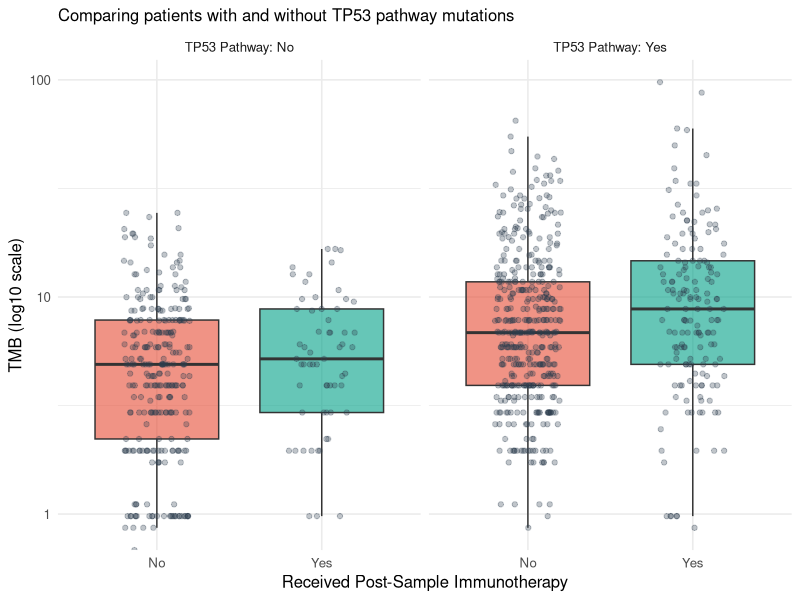
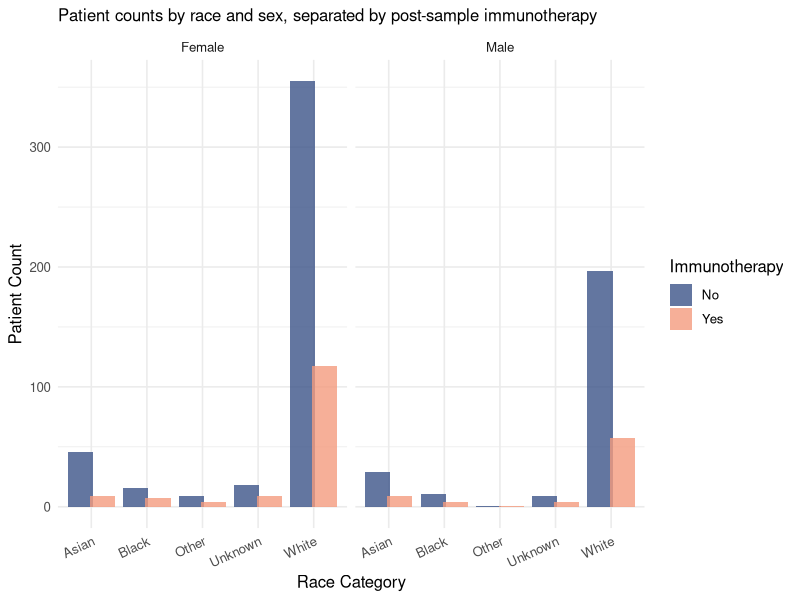
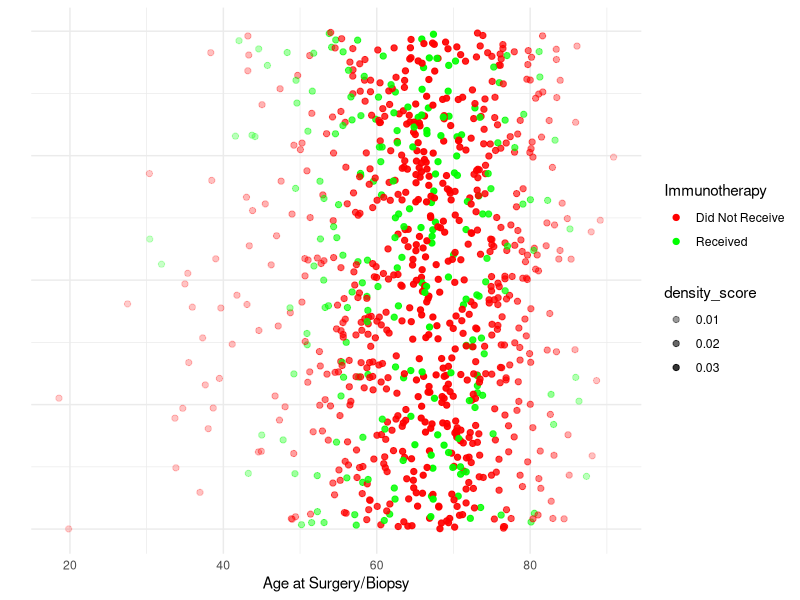

These charts were generated, in order, by the following R code:
## ---- chunk 1
#| echo: false
#| message: false
#| warning: false

library(tidyverse)

# Read the genomics and demographics dataset
genomics_data <- read_csv("demographics_genomics_912_dataset.csv")

# Plot 1: TMB by Immunotherapy status, faceted by TP53 Pathway
genomics_data |> 
  ggplot(aes(x = `Post Sample Immunotherapy`, y = `TMB (nonsynonymous)`, fill = `Post Sample Immunotherapy`)) +
  geom_boxplot(alpha = 0.6, outlier.shape = NA) +
  geom_jitter(width = 0.2, alpha = 0.3, color = "#2C3E50") +
  facet_wrap(~ `TP53 Pathway`, labeller = label_both) +
  scale_fill_manual(values = c("No" = "#E64B35FF", "Yes" = "#00A087FF")) +
  scale_y_log10() +
  labs(
    subtitle = "Comparing patients with and without TP53 pathway mutations",
    x = "Received Post-Sample Immunotherapy",
    y = "TMB (log10 scale)"
  ) +
  theme_minimal(base_size = 12) +
  theme(legend.position = "none")
## ---- chunk 2
#| echo: false
#| message: false
#| warning: false

# Plot 2: Counts of Race Category by Sex and Immunotherapy status
genomics_data |> 
  ggplot(aes(x = `Race Category`, fill = `Post Sample Immunotherapy`)) +
  geom_bar(position = position_dodge(width = 0.8), alpha = 0.8) +
  facet_wrap(~ Sex) +
  scale_fill_manual(values = c("No" = "#3C5488FF", "Yes" = "#F39B7FFF")) +
  labs(
    subtitle = "Patient counts by race and sex, separated by post-sample immunotherapy",
    x = "Race Category",
    y = "Patient Count",
    fill = "Immunotherapy"
  ) +
  theme_minimal(base_size = 12) +
  theme(axis.text.x = element_text(angle = 25, hjust = 1))
## ---- chunk 3
#| echo: false
#| message: false
#| warning: false

plot_data <- genomics_data |>
  mutate(
    Immunotherapy = case_when(
      `Post Sample Immunotherapy` == "Yes" ~ "Received",
      `Post Sample Immunotherapy` == "No" ~ "Did Not Receive",
      TRUE ~ NA_character_
    )
  )

age_density <- density(plot_data$`Age at Surgery/Biopsy`)

plot_data <- plot_data |>
  mutate(
    density_score = approx(age_density$x, age_density$y, xout = `Age at Surgery/Biopsy`)$y
  )

ggplot(plot_data, aes(x = `Age at Surgery/Biopsy`, y = 0, color = Immunotherapy, alpha = density_score)) +
  geom_jitter(width = 0, height = 0.05, size = 1.8) +
  scale_color_manual(values = c("Received" = "green", "Did Not Receive" = "red")) +
  scale_alpha_continuous(range = c(0.2, 0.95)) +
  labs(
    x = "Age at Surgery/Biopsy",
    y = ""
  ) +
  theme_minimal() +
  theme(axis.text.y = element_blank(), axis.ticks.y = element_blank())
